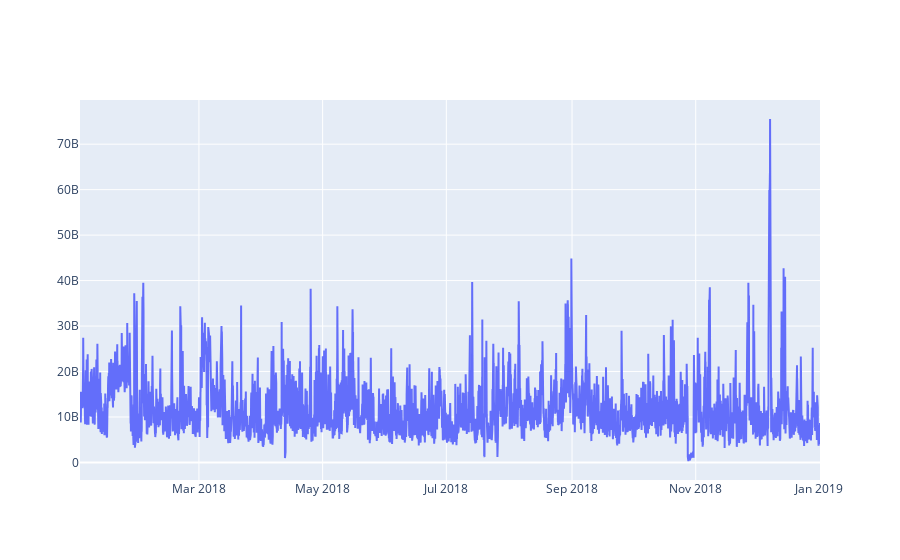

The notebook cell saved with this chart:
### Code cell
fig = go.Figure(go.Scatter(x=df.index, y=df['SiteA']))
fig.show()

### Figure 1 — Plotly figure (JSON) as saved in the notebook; plotly's stock layout.template omitted (floating-point values rounded to 4 significant figures; data arrays with more than 128 entries replaced by an {"elided": "..."} marker saying what was removed)
{"data": [{"type": "scatter", "x": {"elided": "8760 str values"}, "y": {"elided": "8760 float values"}}], "layout": {}}
